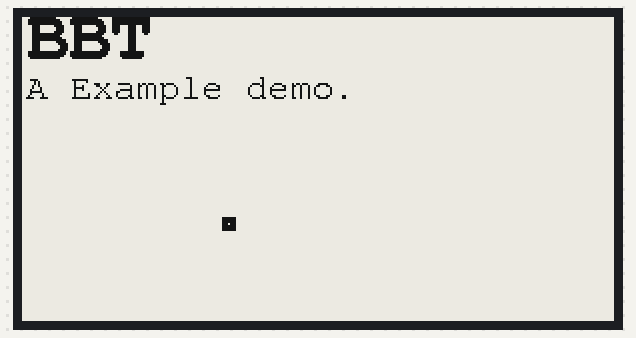
A sketch run on a simulated ESP32. Shown: 296×152 one-colour display. What the sketch prints to the serial monitor is not drawn.

Above: at 3.1 s.

The sketch:

test1.ino
```cpp
// GxEPD_Hello World Example by Jean-Marc Zingg
//
// Created by Jean-Marc Zingg based on demo code from Good Display,
// available on http://www.e-paper-display.com/download_list/downloadcategoryid=34&isMode=false.html
//
// The e-paper displays are available from:
//
// https://www.aliexpress.com/store/product/Wholesale-1-54inch-E-Ink-display-module-with-embedded-controller-200x200-Communicate-via-SPI-interface-Supports/216233_32824535312.html
//
// http://www.buy-lcd.com/index.php?route=product/product&path=2897_8363&product_id=35120
// or https://www.aliexpress.com/store/product/E001-1-54-inch-partial-refresh-Small-size-dot-matrix-e-paper-display/600281_32815089163.html
//
// Supporting Arduino Forum Topics:
// Waveshare e-paper displays with SPI: http://forum.arduino.cc/index.php?topic=487007.0
// Good Dispay ePaper for Arduino : https://forum.arduino.cc/index.php?topic=436411.0

// include library, include base class, make path known
#include <GxEPD.h>
#include <GxDEPG0266BN/GxDEPG0266BN.h>      // 2.66" b/w 152x296, SSD1680, TTGO T5 V2.66, TTGO T5 V2.4.1

// FreeFonts from Adafruit_GFX
#include <Fonts/FreeMono9pt7b.h>
#include <Fonts/FreeMonoBold9pt7b.h>
#include <Fonts/FreeMonoBold12pt7b.h>
#include <Fonts/FreeMonoBold18pt7b.h>
#include <Fonts/FreeMonoBold24pt7b.h>

#include <GxIO/GxIO_SPI/GxIO_SPI.h>
#include <GxIO/GxIO.h>

GxIO_Class io(SPI, /*CS=5*/ SS, /*DC=*/ 19, /*RST=*/ 4); // LILYGO® TTGO T5 2.66
GxEPD_Class display(io, /*RST=*/ 4, /*BUSY=*/ 34); // LILYGO® TTGO T5 2.66

const char text[] = "Hello World!";
const char title[] = "BBT";
const char exampleText[] = "A Example demo.";

void setup()
{
  Serial.begin(19200);
  Serial.println("..");
  Serial.println("setup");
  sleep(1);
  display.init(19200); // enable diagnostic output on Serial
  display.setRotation(1);
  display.fillScreen(GxEPD_WHITE);
  display.setTextColor(GxEPD_BLACK);

  drawTitle(2, 20, title);
  drawText(2, 40, exampleText);

  display.fillRect(100, 100, 7, 7, GxEPD_BLACK);
  display.drawPixel(103, 103, GxEPD_WHITE);

  display.update();

  Serial.println("display.powerDown()");
  display.powerDown();
}

void loop() {};

void drawTitle(int x, int y, const char text[]) {
  display.setFont(&FreeMonoBold18pt7b);
  printCurrentFontBounds();
  display.setCursor(x, y);
  display.print(text);
}

void drawText(int x, int y, const char text[]) {
  display.setFont(&FreeMono9pt7b);
  int16_t tbx, tby; uint16_t tbw, tbh;
  display.getTextBounds(text, 0, 0, &tbx, &tby, &tbw, &tbh);
  display.setCursor(x, y);
  display.print(text);
}

void printCurrentFontBounds() {
  Serial.println("---------------------");
  int16_t tbx, tby; uint16_t tbw, tbh;
  display.getTextBounds("BBT", 0, 0, &tbx, &tby, &tbw, &tbh);
  Serial.print("text position x:");
  Serial.print(tbx);
  Serial.print(" y:");
  Serial.print(-tby);
  Serial.print(" and space requirements w:");
  Serial.print(tbw);
  Serial.print(" h:");
  Serial.println(tbh);
  Serial.println("---------------------");
}

void drawHelloWorldForDummies()
{
  // This example function/method can be used with full buffered graphics AND/OR paged drawing graphics
  // for paged drawing it is to be used as callback function
  // it will be executed once or multiple times, as many as needed,
  // in case of full buffer it can be called directly, or as callback
  // IMPORTANT: each iteration needs to draw the same, to avoid strange effects
  // use a copy of values that might change, don't read e.g. from analog or pins in the loop!
  //Serial.println("drawHelloWorldForDummies");
  const char text[] = "Hello World!";
  // most e-papers have width < height (portrait) as native orientation, especially the small ones
  // in GxEPD rotation 0 is used for native orientation (most TFT libraries use 0 fix for portrait orientation)
  // set rotation to 1 (rotate right 90 degrees) to have enough space on small displays (landscape)
  display.setRotation(1);
  // select a suitable font in Adafruit_GFX
  display.setFont(&FreeMonoBold9pt7b);
  // on e-papers black on white is more pleasant to read
  display.setTextColor(GxEPD_BLACK);
  // Adafruit_GFX has a handy method getTextBounds() to determine the boundary box for a text for the actual font
  int16_t tbx, tby; uint16_t tbw, tbh; // boundary box window
  display.getTextBounds(text, 0, 0, &tbx, &tby, &tbw, &tbh); // it works for origin 0, 0, fortunately (negative tby!)
  // center bounding box by transposition of origin:
  uint16_t x = ((display.width() - tbw) / 2) - tbx;
  uint16_t y = ((display.height() - tbh) / 2) - tby;
  display.fillScreen(GxEPD_WHITE); // set the background to white (fill the buffer with value for white)
  display.setCursor(x, y); // set the postition to start printing text
  display.print(text); // print some text
  //Serial.println("drawHelloWorldForDummies done");
}
```
